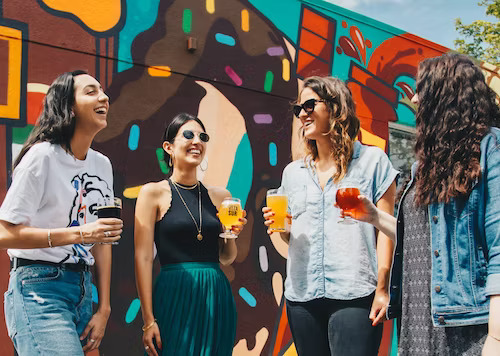
#> input picture Machine Vision/photo-1532635241-17e820acc59f.jpg, 500 x 356 px, given in place of the camera
$ jupyter execute --allow-errors Object-detection-using-HSV-color-space.ipynb   (shell and % lines are left out)   (Python 2 division)   (text cells are left out)
#> lines starting #> are read from the running program, lines starting #| are printed output that depends on the picture; after the words box and inside, x2 and y2 are one past the last pixel; in counts of white or black regions, pixels touching at a corner belong together
[cell 1]
import cv2
import numpy as np

def nothing(x):
    pass

cap = cv2.VideoCapture(1)

cv2.namedWindow('Tracking')
cv2.createTrackbar('LH', 'Tracking', 0, 255, nothing)
#> slider 'LH' is set to 51
cv2.createTrackbar('LS', 'Tracking', 0, 255, nothing)
#> slider 'LS' is set to 51
cv2.createTrackbar('LV', 'Tracking', 0, 255, nothing)
#> slider 'LV' is set to 51
cv2.createTrackbar('UH', 'Tracking', 255, 255, nothing)
cv2.createTrackbar('US', 'Tracking', 255, 255, nothing)
cv2.createTrackbar('UV', 'Tracking', 255, 255, nothing)


while True:
#     frame = cv2.imread('/home/karen/Documents/Datasets/OpenCV/opencv/samples/data/smarties.png')
    _, frame = cap.read()
#> frame is the input picture: shape (356, 500, 3); mean B, G, R 97.4, 104.4, 109.4

    hsv = cv2.cvtColor(frame, cv2.COLOR_BGR2HSV)
#> hsv: shape (356, 500, 3); mean H, S, V 70.3, 102.6, 129.1

    l_h = cv2.getTrackbarPos('LH', 'Tracking')
    l_s = cv2.getTrackbarPos('LH', 'Tracking')
    l_v = cv2.getTrackbarPos('LH', 'Tracking')

    u_h = cv2.getTrackbarPos('UH', 'Tracking')
    u_s = cv2.getTrackbarPos('US', 'Tracking')
    u_v = cv2.getTrackbarPos('UV', 'Tracking')

    # define upper and lower limits of blue color
    l_b = np.array([l_h, l_s, l_v])
    u_b = np.array([u_h, u_s, u_v])

    mask = cv2.inRange(hsv, l_b, u_b)
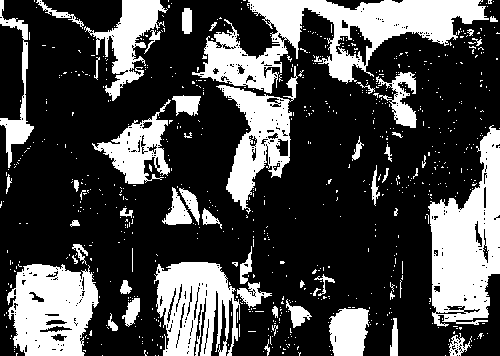
#> mask: shape (356, 500); 28.9% white; 752 white regions (698 under 20 px), largest, box (x1, y1, x2, y2) and area: (192, 0, 489, 94) 10719, (428, 125, 500, 327) 8544, (7, 264, 99, 356) 6149

    res = cv2.bitwise_and(frame, frame, mask=mask)
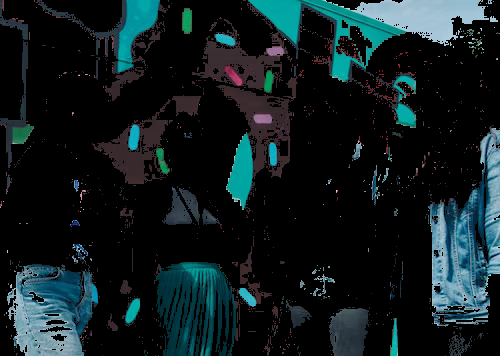
#> res: shape (356, 500, 3); mean B, G, R 32, 29.2, 16.6

    cv2.imshow('frame', frame)
    cv2.imshow('mask', mask)
    cv2.imshow('res', res)

    key = cv2.waitKey(1)
#> (key Esc is pressed here)
    if key == 27:
        break

cap.release()
cv2.destroyAllWindows()

[cell 2]
img = cv2.imread('/home/karen/Documents/Datasets/OpenCV/opencv/samples/data/gradient.png')
_, th1 = cv2.threshold(img, 127, 255, cv2.THRESH_BINARY)
_, th2 = cv2.threshold(img, 127, 255, cv2.THRESH_BINARY_INV)
_, th3 = cv2.threshold(img, 127, 255, cv2.THRESH_TRUNC)
_, th4 = cv2.threshold(img, 127, 255, cv2.THRESH_TOZERO)
_, th5 = cv2.threshold(img, 127, 255, cv2.THRESH_TOZERO_INV)

cv2.imshow('Image', img)
cv2.imshow('th1', th1)
cv2.imshow('th2', th2)
cv2.imshow('th3', th3)
cv2.imshow('th4', th4)
cv2.imshow('th5', th5)

cv2.waitKey(0)
